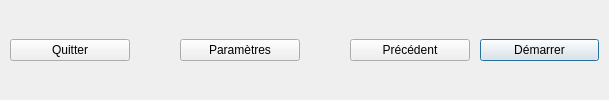
      <widget class="QWidget" name="stackedWidgetButtonsDefault">
       <layout class="QHBoxLayout" name="horizontalLayout">
        <property name="spacing">
         <number>10</number>
        </property>
        <property name="leftMargin">
         <number>10</number>
        </property>
        <property name="topMargin">
         <number>10</number>
        </property>
        <property name="rightMargin">
         <number>10</number>
        </property>
        <property name="bottomMargin">
         <number>10</number>
        </property>
        <item>
         <widget class="QPushButton" name="pushButtonQuit">
          <property name="sizePolicy">
           <sizepolicy hsizetype="Preferred" vsizetype="Fixed">
            <horstretch>0</horstretch>
            <verstretch>0</verstretch>
           </sizepolicy>
          </property>
          <property name="minimumSize">
           <size>
            <width>120</width>
            <height>0</height>
           </size>
          </property>
          <property name="text">
           <string>Quitter</string>
          </property>
          <property name="icon">
           <iconset theme="application-exit"/>
          </property>
          <property name="autoDefault">
           <bool>true</bool>
          </property>
         </widget>
        </item>
        <item>
         <spacer name="horizontalSpacer_2">
          <property name="orientation">
           <enum>Qt::Horizontal</enum>
          </property>
          <property name="sizeHint" stdset="0">
           <size>
            <width>40</width>
            <height>20</height>
           </size>
          </property>
         </spacer>
        </item>
        <item>
         <widget class="QPushButton" name="pushButtonParameters">
          <property name="minimumSize">
           <size>
            <width>120</width>
            <height>0</height>
           </size>
          </property>
          <property name="text">
           <string>Paramètres</string>
          </property>
          <property name="icon">
           <iconset theme="document-properties">
            <normaloff>.</normaloff>.</iconset>
          </property>
          <property name="autoDefault">
           <bool>true</bool>
          </property>
         </widget>
        </item>
        <item>
         <spacer name="horizontalSpacer">
          <property name="orientation">
           <enum>Qt::Horizontal</enum>
          </property>
          <property name="sizeHint" stdset="0">
           <size>
            <width>40</width>
            <height>20</height>
           </size>
          </property>
         </spacer>
        </item>
        <item>
         <widget class="QPushButton" name="pushButtonPrevious">
          <property name="sizePolicy">
           <sizepolicy hsizetype="Fixed" vsizetype="Fixed">
            <horstretch>0</horstretch>
            <verstretch>0</verstretch>
           </sizepolicy>
          </property>
          <property name="minimumSize">
           <size>
            <width>120</width>
            <height>0</height>
           </size>
          </property>
          <property name="text">
           <string>Précédent</string>
          </property>
          <property name="icon">
           <iconset theme="go-previous">
            <normaloff>.</normaloff>.</iconset>
          </property>
          <property name="autoDefault">
           <bool>true</bool>
          </property>
         </widget>
        </item>
        <item>
         <widget class="QPushButton" name="pushButtonNext">
          <property name="sizePolicy">
           <sizepolicy hsizetype="Preferred" vsizetype="Fixed">
            <horstretch>0</horstretch>
            <verstretch>0</verstretch>
           </sizepolicy>
          </property>
          <property name="minimumSize">
           <size>
            <width>119</width>
            <height>0</height>
           </size>
          </property>
          <property name="text">
           <string>Démarrer</string>
          </property>
          <property name="icon">
           <iconset theme="go-next">
            <normaloff>../../../../../AppDeclaTravaux</normaloff>../../../../../AppDeclaTravaux</iconset>
          </property>
          <property name="autoDefault">
           <bool>true</bool>
          </property>
          <property name="default">
           <bool>true</bool>
          </property>
         </widget>
        </item>
       </layout>
      </widget>
